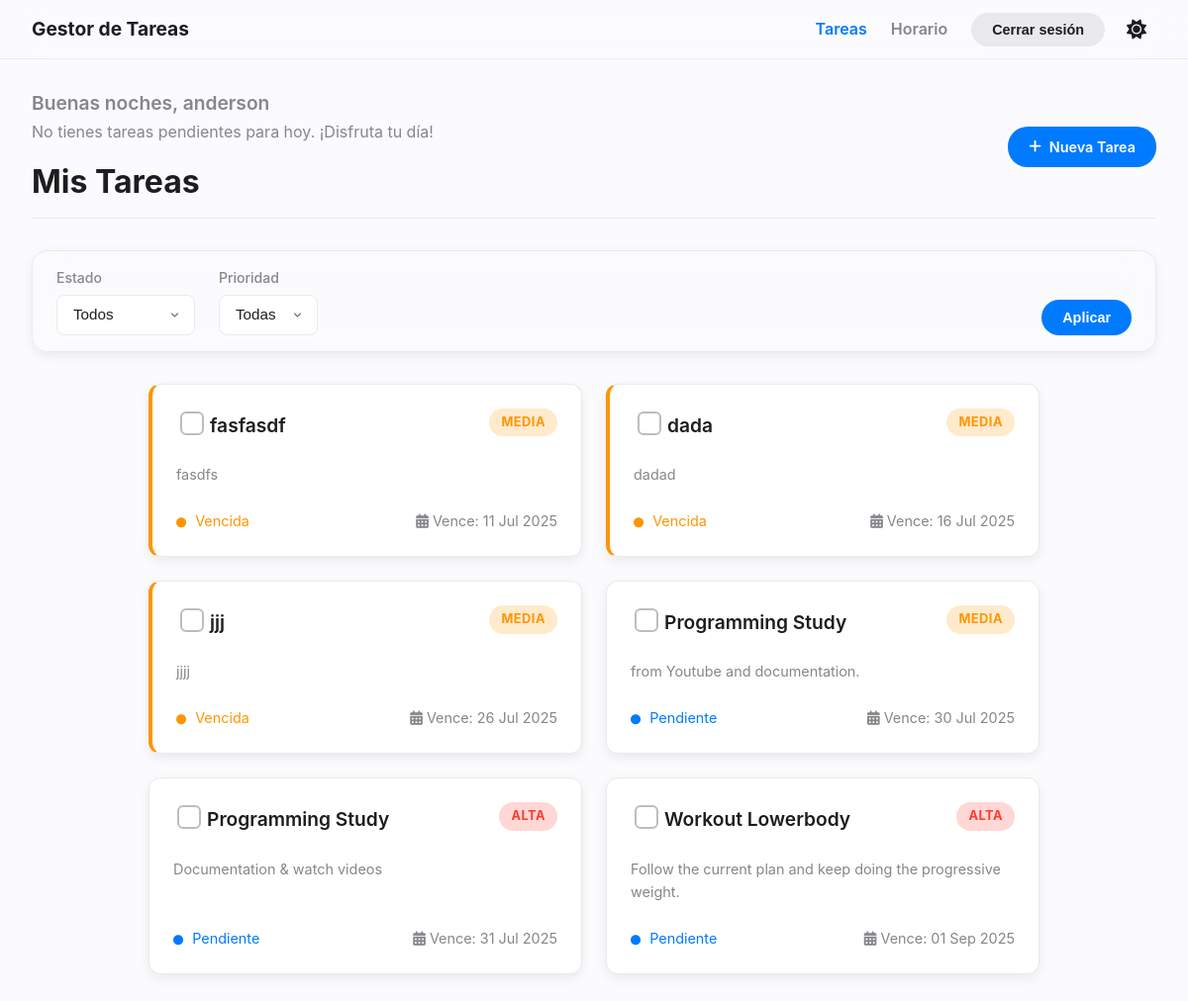
Page / (signed in) on the earlier database version.
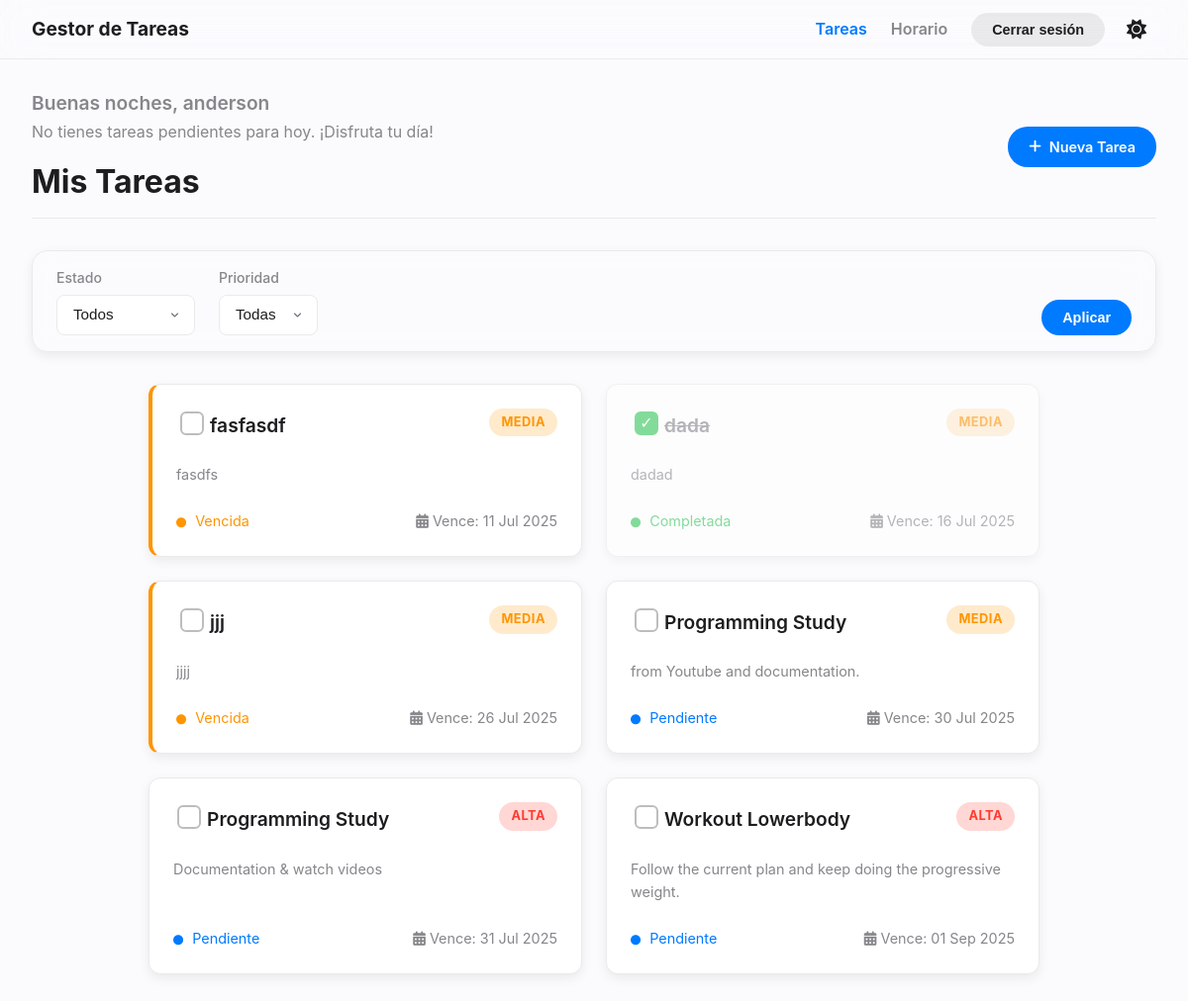
Same page on the later database version.
### tareas/models.py (models this page shows, shortened)
class Task(models.Model):
    ESTADO_CHOICES = [
        ('pendiente', _('Pendiente')),
        ('completada', _('Completada')),
        ('vencida', _('Vencida')),
    ]
    PRIORIDAD_CHOICES = [
        ('alta', _('Alta')),
        ('media', _('Media')),
        ('baja', _('Baja')),
    ]
    DAYS_OF_WEEK = [
        ('Monday', _('Lunes')),
        ('Tuesday', _('Martes')),
        ('Wednesday', _('Miércoles')),
        ('Thursday', _('Jueves')),
        ('Friday', _('Viernes')),
        ('Saturday', _('Sábado')),
        ('Sunday', _('Domingo')),
    ]
    nombre = models.CharField(max_length=200, verbose_name=_('Nombre'))
    descripcion = models.TextField(verbose_name=_('Descripción'))
    fecha_vencimiento = models.DateField(verbose_name=_('Fecha de vencimiento'))
    estado = models.CharField(max_length=20, choices=[('pendiente', _('Pendiente')), ('completada', _('Completada'))], default='pendiente', verbose_name=_('Estado'))
    prioridad = models.CharField(max_length=10, choices=PRIORIDAD_CHOICES, default='media', verbose_name=_('Prioridad'))
    usuario = models.ForeignKey(User, on_delete=models.CASCADE, verbose_name=_('Usuario'))
    dia_semana = models.JSONField(default=list, blank=True, null=True, verbose_name=_('Días de la semana'))
    hora_inicio = models.TimeField(blank=True, null=True, verbose_name=_('Hora de inicio'))
    duracion_minutos = models.IntegerField(default=60, verbose_name=_('Duración (minutos)'))
    scheduled_dia_semana = models.JSONField(default=list, blank=True, null=True)
    scheduled_hora_inicio = models.TimeField(blank=True, null=True)
    recordatorio_enviado = models.BooleanField(default=False, verbose_name=_('Recordatorio enviado'))
    @property
    def dynamic_status(self):
        if self.estado == 'completada':
            return 'completada'
        if self.fecha_vencimiento < date.today():
            return 'vencida'
        return 'pendiente'
    def get_dynamic_status_display(self):
        return dict(self.ESTADO_CHOICES).get(self.dynamic_status)

### tareas/views.py (the view, shortened to what this page needs)
# urls.py: path('', views.TaskListView.as_view(), name='task-list'),
class TaskListView(LoginRequiredMixin, ListView):
    model = Task
    template_name = 'tareas/task_list.html'
    context_object_name = 'tasks'
    def get_queryset(self):
        from datetime import date
        queryset = Task.objects.filter(usuario=self.request.user).order_by('fecha_vencimiento')
        estado = self.request.GET.get('estado')
        prioridad = self.request.GET.get('prioridad')
        if prioridad:
            queryset = queryset.filter(prioridad=prioridad)
        return queryset
    def get_context_data(self, **kwargs):
        from datetime import date, timedelta
        context = super().get_context_data(**kwargs)
        context['estados'] = Task.ESTADO_CHOICES
        context['prioridades'] = Task.PRIORIDAD_CHOICES
        context['estado_actual'] = self.request.GET.get('estado', '')
        context['prioridad_actual'] = self.request.GET.get('prioridad', '')
        context['today'] = date.today()
        context['soon'] = date.today() + timedelta(days=2)
        return context

### tareas/context_processors.py (called while the page is built)
def greeting_context_processor(request):
    context = {}
    current_hour = datetime.now().hour
    if 5 <= current_hour < 12:
        context['greeting'] = "Buenos días"
    elif 12 <= current_hour < 19:
        context['greeting'] = "Buenas tardes"
    else:
        context['greeting'] = "Buenas noches"
    if request.user.is_authenticated:
        tasks_today_count = Task.objects.filter(
            usuario=request.user,
            fecha_vencimiento=date.today(),
            estado='pendiente'
        ).count()
        context['tasks_today_count'] = tasks_today_count
    else:
        context['tasks_today_count'] = 0
    return context

### templates/tareas/task_list.html (shortened to what this page needs)
{% extends "base.html" %}
{% load static %}
{% block content %}
<div class="page-header">
    <div>
        <h2 class="page-greeting">{{ greeting }}, {{ user.username }}</h2>
        {% if user.is_authenticated %}
            <p class="page-subgreeting">
                {% if tasks_today_count > 0 %}
                    Tienes <strong>{{ tasks_today_count }}</strong> tarea{{ tasks_today_count|pluralize }} pendiente{{ tasks_today_count|pluralize }} para hoy.
                {% else %}
                    No tienes tareas pendientes para hoy. ¡Disfruta tu día!
                {% endif %}
            </p>
        {% endif %}
        <h1>Mis Tareas</h1>
    </div>
    <a href="{% url 'task-create' %}" class="btn btn-primary">
        <i class="fas fa-plus"></i> Nueva Tarea
    </a>
</div>
<form method="get" class="filter-form-refined">
    <div class="form-group-refined">
        <label for="estado" class="form-label-refined">Estado</label>
        <select name="estado" id="estado" class="form-control-refined">
            <option value="">Todos</option>
        </select>
    </div>
    <div class="form-group-refined">
        <label for="prioridad" class="form-label-refined">Prioridad</label>
        <select name="prioridad" id="prioridad" class="form-control-refined">
            <option value="">Todas</option>
        </select>
    </div>
    <div class="filter-actions-refined">
        <button type="submit" class="btn btn-primary">Aplicar</button>
    </div>
</form>
<div class="task-container">
    {% if tasks %}
        <div class="task-grid">
            {% for task in tasks %}
            <div class="task-card
                {% if task.dynamic_status == 'completada' %}task-completed{% endif %}
                {% if task.dynamic_status == 'vencida' %}task-overdue{% endif %}">
                <div class="task-card-header">
                    <form action="{% url 'task-toggle-complete' task.pk %}" method="post" class="task-complete-form" data-task-id="{{ task.pk }}">
                        <input type="checkbox" class="task-complete-checkbox" {% if task.estado == 'completada' %}checked{% endif %} aria-label="Marcar tarea '{{ task.nombre }}' como completada">
                    </form>
                    <h2 class="task-title">
                        <a href="{% url 'task-detail' task.pk %}">{{ task.nombre }}</a>
                    </h2>
                    <span class="task-priority priority-{{ task.prioridad|lower }}">{{ task.get_prioridad_display }}</span>
                </div>
                <p class="task-description text-secondary">
                    {{ task.descripcion|truncatewords:20|default:"Sin descripción." }}
                </p>
                <div class="task-card-footer">
                    <span class="task-status status-{{ task.dynamic_status|lower }}">
                        <i class="fas fa-circle"></i> {{ task.get_dynamic_status_display }}
                    </span>
                    <span class="task-due-date text-secondary">
                        <i class="fas fa-calendar-alt"></i>
                        Vence: {{ task.fecha_vencimiento|date:"d M Y" }}
                    </span>
                </div>
            </div>
            {% endfor %}
        </div>
    {% endif %}
</div>
{% endblock %}

Differences in the rows shown:
changed Task "dada": estado "☐" → "☑"; dynamic_status "Vencida" → "Completada"
